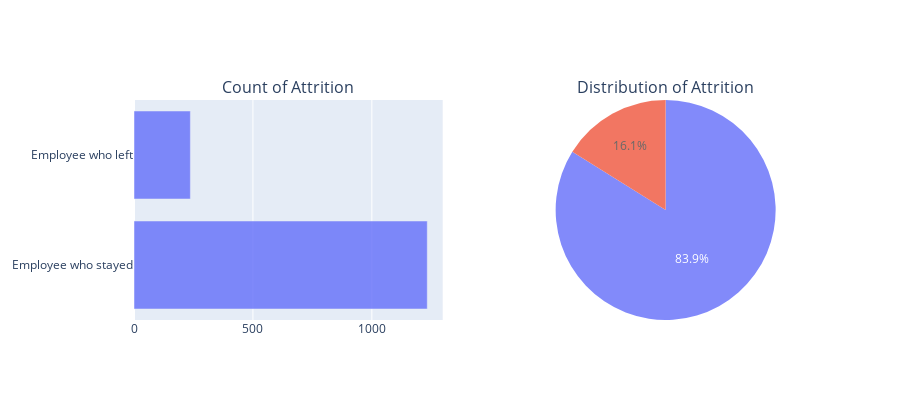

Notebook code for this chart:
### Code cell
fig = make_subplots(rows=1, cols=2,
                    specs=[[{"type":"xy"},{"type":"domain"}]],
                    subplot_titles= ("Count of Attrition", "Distribution of Attrition"))

fig.add_trace(go.Bar(x = employee_df['Attrition'].value_counts(),
                     y = ['Employee who stayed', 'Employee who left'],
                     orientation = 'h',
                     opacity=0.8),
                     row=1,col=1)

fig.add_trace(go.Pie(values=employee_df['Attrition'].value_counts(),
                    opacity=0.8),
                    row=1, col=2)
fig.update_layout(height=400, showlegend=False)

fig.show()

### Figure 1 — Plotly figure (JSON) as saved in the notebook; plotly's stock layout.template omitted (floating-point values rounded to 4 significant figures)
{"data": [{"opacity": 0.8, "orientation": "h", "type": "bar", "x": [1233, 237], "xaxis": "x", "y": ["Employee who stayed", "Employee who left"], "yaxis": "y"}, {"domain": {"x": [0.55, 1], "y": [0, 1]}, "opacity": 0.8, "type": "pie", "values": [1233, 237]}], "layout": {"annotations": [{"font": {"size": 16}, "showarrow": false, "text": "Count of Attrition", "x": 0.225, "xanchor": "center", "xref": "paper", "y": 1, "yanchor": "bottom", "yref": "paper"}, {"font": {"size": 16}, "showarrow": false, "text": "Distribution of Attrition", "x": 0.775, "xanchor": "center", "xref": "paper", "y": 1, "yanchor": "bottom", "yref": "paper"}], "height": 400, "showlegend": false, "xaxis": {"anchor": "y", "domain": [0, 0.45]}, "yaxis": {"anchor": "x", "domain": [0, 1]}}}
